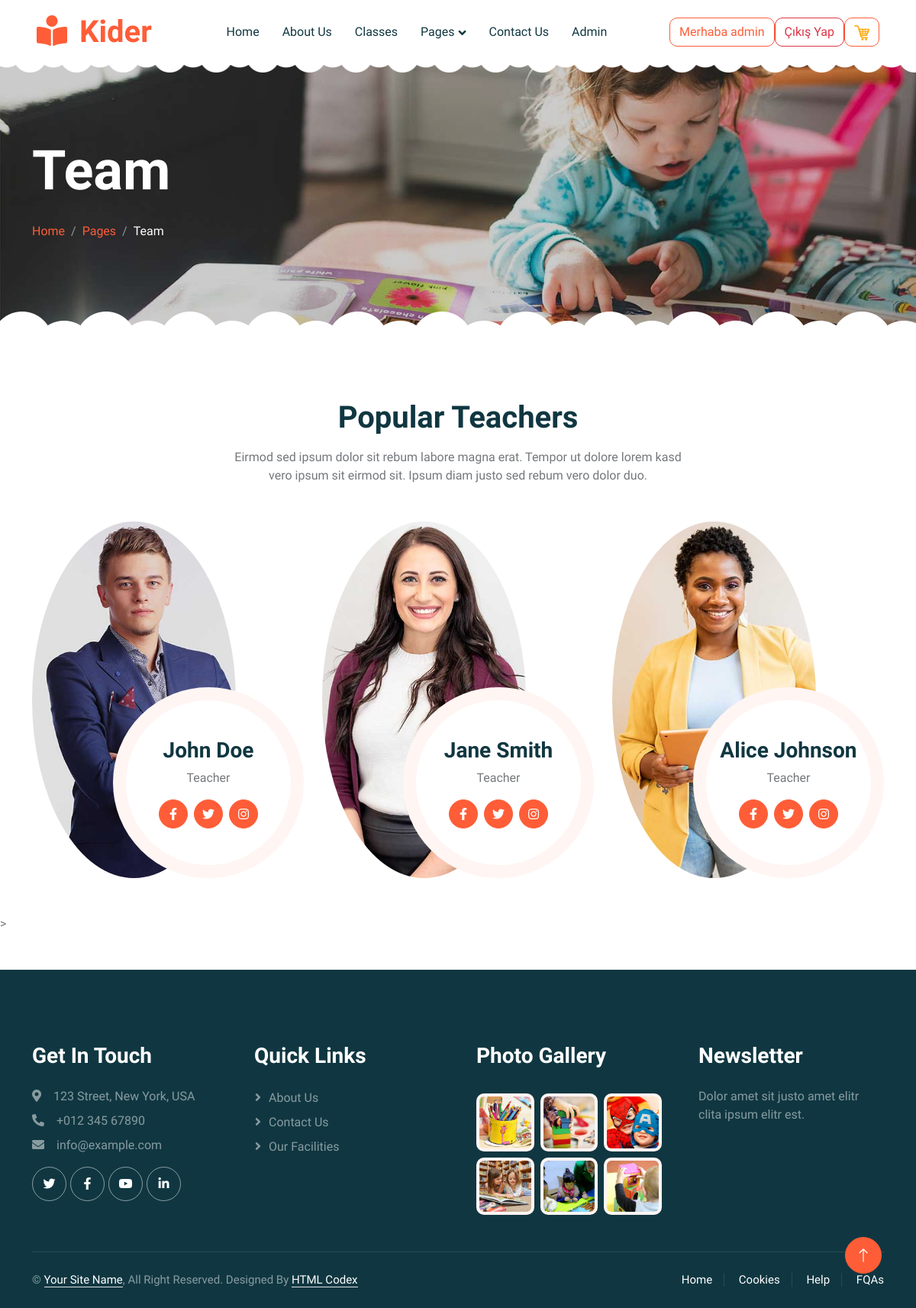
/team (signed in), run on the app's committed database.
### mvc/models.py (models this page shows)
class User(db.Model, UserMixin):
    id = db.Column(db.Integer, primary_key=True)
    username = db.Column(db.String(20), unique=True, nullable=False)
    password = db.Column(db.String(60), nullable=False)
    Email = db.Column(db.String(120), unique=True, nullable=False)
    date_created = db.Column(db.DateTime, default=datetime.utcnow)
    is_admin = db.Column(db.Boolean, nullable=False, default=False)
    cart = db.relationship('Cart', backref='user', lazy=True)
    orders = db.relationship('Order', backref='user', lazy=True)

class Teacher(db.Model):
    id = db.Column(db.Integer, primary_key=True)
    name = db.Column(db.String(100))
    image = db.Column(db.String(100))
    profession = db.Column(db.String(100))

### mvc/views.py (the view)
@app_bp.route('/team')
def team():
    products = Product.query.all()
    testimonials = Testimonial.query.all()
    teachers = Teacher.query.all()
    return render_template('team.html', page_name="team", products=products, testimonials=testimonials, teachers=teachers)

### app.py (called while the page is built)
@login_manager.user_loader
def load_user(user_id):
    return User.query.get(int(user_id))

### templates/team.html (shortened to what this page needs)
{%extends "base.html"%}
{%block content%}
<div class="container-xxl py-5">
    <div class="container">
        <div class="text-center mx-auto mb-5 wow fadeInUp" data-wow-delay="0.1s" style="max-width: 600px;">
            <h1 class="mb-3">Popular Teachers</h1>
            <p>Eirmod sed ipsum dolor sit rebum labore magna erat. Tempor ut dolore lorem kasd vero ipsum sit
                eirmod sit. Ipsum diam justo sed rebum vero dolor duo.</p>
        </div>
        <div class="row g-4">
            {% for teacher in teachers %}
                <div class="col-lg-4 col-md-6 wow fadeInUp" data-wow-delay="0.1s">
                    <div class="team-item position-relative">
                        <img class="img-fluid rounded-circle w-75" src="{{ url_for('static', filename=teacher.image) }}" alt="">
                        <div class="team-text">
                            <h3>{{ teacher.name }}</h3>
                            <p>{{ teacher.profession }}</p>
                            <div class="d-flex align-items-center">
                                <a class="btn btn-square btn-primary mx-1" href=""><i class="fab fa-facebook-f"></i></a>
                                <a class="btn btn-square btn-primary  mx-1" href=""><i class="fab fa-twitter"></i></a>
                                <a class="btn btn-square btn-primary  mx-1" href=""><i class="fab fa-instagram"></i></a>
                            </div>
                        </div>
                    </div>
                </div>
            {% endfor %}
        </div>
    </div>
</div>>
{%endblock%}

### templates/base.html (shortened to what this page needs)
<!DOCTYPE html>
<html lang="en">
<head>
    <link href="https://cdnjs.cloudflare.com/ajax/libs/font-awesome/5.10.0/css/all.min.css" rel="stylesheet">
    <link href="https://cdn.jsdelivr.net/npm/bootstrap-icons@1.4.1/font/bootstrap-icons.css" rel="stylesheet">
    <link href="{{ url_for('static', filename='lib/animate/animate.min.css') }}" rel="stylesheet">
    <link href="{{ url_for('static', filename='lib/owlcarousel/assets/owl.carousel.min.css') }}" rel="stylesheet">
    <link href="{{ url_for('static', filename='css/bootstrap.min.css') }}" rel="stylesheet">
    <link href="{{ url_for('static', filename='css/style.css') }}" rel="stylesheet">
</head>
<body>
    <div class="container-xxl bg-white p-0">
        <nav class="navbar navbar-expand-lg bg-white navbar-light sticky-top px-4 px-lg-5 py-lg-0">
            <a href="/" class="navbar-brand">
                <h1 class="m-0 text-primary"><i class="fa fa-book-reader me-3"></i>Kider</h1>
            </a>
            <div class="collapse navbar-collapse" id="navbarCollapse">
                <div class="navbar-nav mx-auto">
                    <a href="{{url_for('app.index')}}" class="nav-item nav-link">Home</a>
                    <a href="{{url_for('app.about')}}" class="nav-item nav-link">About Us</a>
                    <a href="{{url_for('app.classes')}}" class="nav-item nav-link">Classes</a>
                    <div class="nav-item dropdown">
                        <a href="#" class="nav-link dropdown-toggle " data-bs-toggle="dropdown">Pages</a>
                    </div>
                    <a href="{{url_for('app.contact')}}" class="nav-item nav-link">Contact Us</a>
                    {% if current_user.is_authenticated and current_user.is_admin %}
                        <a href="{{url_for('app.admin_dashboard')}}" class="nav-item nav-link">Admin</a>
                    {% endif %}
</div>
{% if current_user.is_authenticated %}
<a href="{{ url_for('app.dashboard', username=current_user.username) }}" class="btn btn-outline-primary">
    Merhaba {{ current_user.username }}
</a>
<a href="{{ url_for('app.logout') }}" class="btn btn-outline-danger">
    Çıkış Yap
</a>
<a href="{{ url_for('app.view_cart') }}" class="btn btn-outline-primary">
    <img src="{{ url_for('static', filename='img/cart.png') }}" alt="Cart" style="width: 20px; height: 20px;">
</a>
{% endif %}
            </div>
        </nav>
{%block header%}
        <div class="container-xxl py-5 page-header position-relative mb-5">
            <div class="container py-5">
                <h1 class="display-2 text-white animated slideInDown mb-4">{{page_name|capitalize}}</h1>
                <nav aria-label="breadcrumb animated slideInDown">
                    <ol class="breadcrumb">
                        <li class="breadcrumb-item"><a href="#">Home</a></li>
                        <li class="breadcrumb-item"><a href="#">Pages</a></li>
                        <li class="breadcrumb-item text-white active" aria-current="page">{{page_name|capitalize}}</li>
                    </ol>
                </nav>
            </div>
        </div>
{%endblock%}
        {% block content %}
        {% endblock %}
        <div class="container-fluid bg-dark text-white-50 footer pt-5 mt-5 wow fadeIn" data-wow-delay="0.1s">
            <div class="container py-5">
                <div class="row g-5">
                    <div class="col-lg-3 col-md-6">
                        <h3 class="text-white mb-4">Get In Touch</h3>
                        <p class="mb-2"><i class="fa fa-map-marker-alt me-3"></i>123 Street, New York, USA</p>
                        <p class="mb-2"><i class="fa fa-phone-alt me-3"></i>+012 345 67890</p>
                        <p class="mb-2"><i class="fa fa-envelope me-3"></i>info@example.com</p>
                        <div class="d-flex pt-2">
                            <a class="btn btn-outline-light btn-social" href=""><i class="fab fa-twitter"></i></a>
                            <a class="btn btn-outline-light btn-social" href=""><i class="fab fa-facebook-f"></i></a>
                            <a class="btn btn-outline-light btn-social" href=""><i class="fab fa-youtube"></i></a>
                            <a class="btn btn-outline-light btn-social" href=""><i class="fab fa-linkedin-in"></i></a>
                        </div>
                    </div>
                    <div class="col-lg-3 col-md-6">
                        <h3 class="text-white mb-4">Quick Links</h3>
                        <a class="btn btn-link text-white-50" href="{{url_for('app.about')}}">About Us</a>
                        <a class="btn btn-link text-white-50" href="{{url_for('app.contact')}}">Contact Us</a>
                        <a class="btn btn-link text-white-50" href="{{url_for('app.facility')}}">Our Facilities</a>
                    </div>
                    <div class="col-lg-3 col-md-6">
                        <h3 class="text-white mb-4">Photo Gallery</h3>
                        <div class="row g-2 pt-2">
                            <div class="col-4">
                                <img class="img-fluid rounded bg-light p-1" src="{{ url_for('static', filename='img/classes-1.jpg') }}" alt="Description of classes-1.jpg">
                            </div>
                            <div class="col-4">
                                <img class="img-fluid rounded bg-light p-1" src="{{ url_for('static', filename='img/classes-2.jpg') }}" alt="Description of classes-2.jpg">
                            </div>
                            <div class="col-4">
                                <img class="img-fluid rounded bg-light p-1" src="{{ url_for('static', filename='img/classes-3.jpg') }}" alt="Description of classes-3.jpg">
                            </div>
                            <div class="col-4">
                                <img class="img-fluid rounded bg-light p-1" src="{{ url_for('static', filename='img/classes-4.jpg') }}" alt="Description of classes-4.jpg">
                            </div>
                            <div class="col-4">
                                <img class="img-fluid rounded bg-light p-1" src="{{ url_for('static', filename='img/classes-5.jpg') }}" alt="Description of classes-5.jpg">
                            </div>
                            <div class="col-4">
                                <img class="img-fluid rounded bg-light p-1" src="{{ url_for('static', filename='img/classes-6.jpg') }}" alt="Description of classes-6.jpg">
                            </div>
                        </div>
                    </div>
                    <div class="col-lg-3 col-md-6">
                        <h3 class="text-white mb-4">Newsletter</h3>
                        <p>Dolor amet sit justo amet elitr clita ipsum elitr est.</p>
                    </div>
                </div>
            </div>
            <div class="container">
                <div class="copyright">
                    <div class="row">
                        <div class="col-md-6 text-center text-md-start mb-3 mb-md-0">
                            &copy; <a class="border-bottom" href="#">Your Site Name</a>, All Right Reserved.
							Designed By <a class="border-bottom" href="https://htmlcodex.com">HTML Codex</a>
                        </div>
                        <div class="col-md-6 text-center text-md-end">
                            <div class="footer-menu">
                                <a href="/">Home</a>
                                <a href="">Cookies</a>
                                <a href="{{url_for('app.contact')}}">Help</a>
                                <a href="">FQAs</a>
                            </div>
                        </div>
                    </div>
                </div>
            </div>
        </div>
        <a href="#" class="btn btn-lg btn-primary btn-lg-square back-to-top"><i class="bi bi-arrow-up"></i></a>
    </div>
</body>
</html>

### static/css/style.css (style rules this page uses)
:root { --primary: #FE5D37; --light: #FFF5F3; --dark: #103741; }
.back-to-top { position: fixed; display: none; right: 45px; bottom: 45px; z-index: 99; }
.btn { font-weight: 500; transition: .5s; }
.btn.btn-primary { color: #FFFFFF; }
.btn-square { width: 38px; height: 38px; }
.btn-lg-square { width: 48px; height: 48px; }
.btn-square, .btn-sm-square, .btn-lg-square { padding: 0; display: flex; align-items: center; justify-content: center; font-weight: normal; border-radius: 50px; }
h1, h2, h3, h4, .h1, .h2, .h3, .h4, .display-1, .display-2, .display-3, .display-4, .display-5, .display-6 { font-family: 'Lobster Two', cursive; font-weight: 700; }
.navbar .navbar-nav .nav-link { padding: 30px 15px; color: var(--dark); font-weight: 500; outline: none; }
.navbar.sticky-top { top: -100px; transition: .5s; }
.navbar .dropdown-toggle::after { border: none; content: "\f107"; font-family: "Font Awesome 5 Free"; font-weight: 900; vertical-align: middle; margin-left: 5px; transition: .5s; }
.header-carousel::before, .header-carousel::after, .page-header::before, .page-header::after { position: absolute; content: ""; width: 100%; height: 10px; top: 0; left: 0; background: url(../img/bg-header-top.png) center center repeat-x; z-index: 1; }
.header-carousel::after, .page-header::after { height: 19px; top: auto; bottom: 0; background: url(../img/bg-header-bottom.png) center center repeat-x; }
.page-header { background: linear-gradient(rgba(0, 0, 0, .2), rgba(0, 0, 0, .2)), url(../img/carousel-1.jpg) center center no-repeat; background-size: cover; }
.breadcrumb-item + .breadcrumb-item::before { color: rgba(255, 255, 255, .5); }
.team-item .team-text { position: absolute; width: 250px; height: 250px; bottom: 0; right: 0; display: flex; align-items: center; justify-content: center; flex-direction: column; background: #FFFFFF; border: 17px solid var(--light); border-radius: 250px; transition: .5s; }
.footer .btn.btn-social { margin-right: 5px; width: 45px; height: 45px; display: flex; align-items: center; justify-content: center; color: #FFFFFF; border: 1px solid rgba(255,255,255,0.5); border-radius: 45px; transition: .3s; }
.footer .btn.btn-link { display: block; margin-bottom: 5px; padding: 0; text-align: left; font-size: 16px; font-weight: normal; text-transform: capitalize; transition: .3s; }
.footer .btn.btn-link::before { position: relative; content: "\f105"; font-family: "Font Awesome 5 Free"; font-weight: 900; margin-right: 10px; }
.footer .copyright { padding: 25px 0; font-size: 15px; border-top: 1px solid rgba(256, 256, 256, .1); }
.footer .copyright a { color: #FFFFFF; }
.footer .footer-menu a { margin-right: 15px; padding-right: 15px; border-right: 1px solid rgba(255, 255, 255, .1); }
.footer .footer-menu a:last-child { margin-right: 0; padding-right: 0; border-right: none; }

### data on the page
User: username "admin"
Teacher: image (picture), name "John Doe", profession "Teacher"
Teacher: image (picture), name "Jane Smith", profession "Teacher"
Teacher: image (picture), name "Alice Johnson", profession "Teacher"

### other printed values
{{ page_name|capitalize }} "Team"
